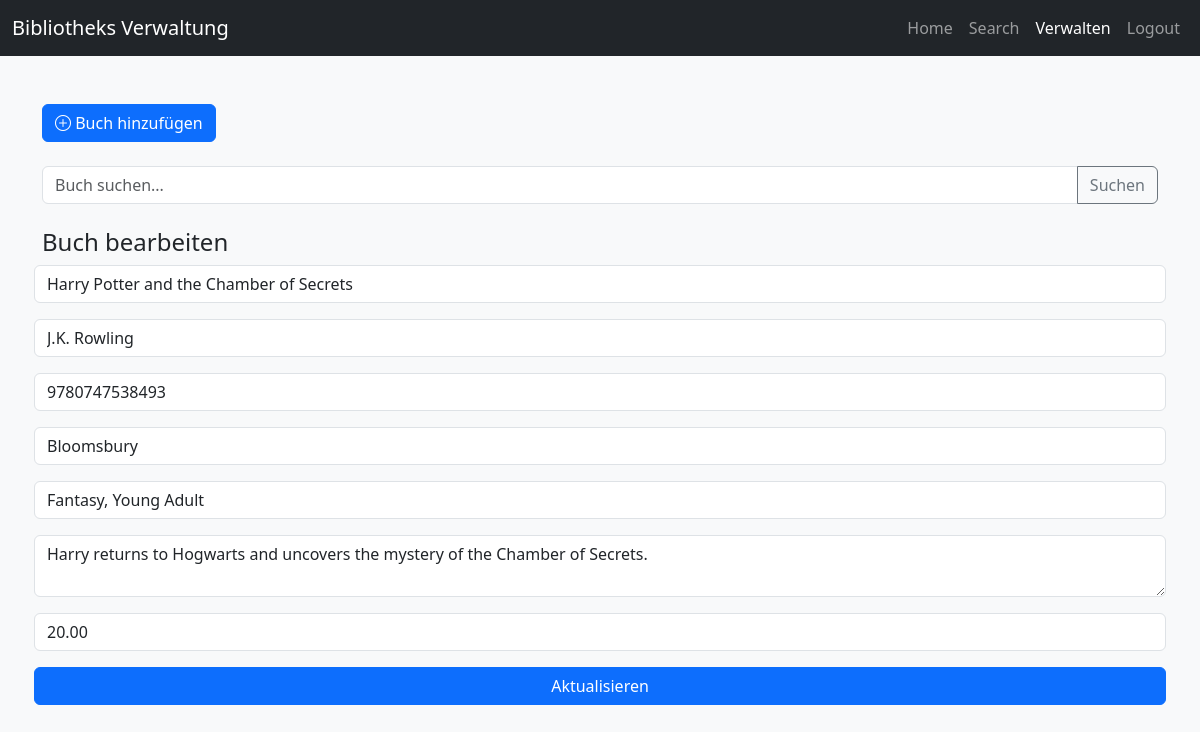
The page /dashboard.php?edit=6 (signed in) on the database its author committed.
### tables this page shows
CREATE TABLE `t_buecher` (
  `buchNr` int(11) NOT NULL,
  `ISBN` varchar(50) DEFAULT NULL,
  `Titel` varchar(255) DEFAULT NULL,
  `Author` varchar(100) NOT NULL,
  `Verlag` varchar(255) DEFAULT NULL,
  `Kategorie` varchar(100) DEFAULT NULL,
  `Beschreibung` varchar(500) DEFAULT NULL,
  `Anschaffungskosten` decimal(10,2) DEFAULT NULL,
  `ausleih` tinyint(1) NOT NULL
);

### dashboard.php (the view, shortened to what this page needs)
<?php
require 'content/datenbankverbindung.php';
$search_term = $_SESSION['search_term'] ?? '';
$editBook = null;
if (isset($_GET['edit'])) {
    $stmt = $pdo->prepare("SELECT * FROM t_buecher WHERE buchNr = ?");
    $stmt->execute([$_GET['edit']]);
    $editBook = $stmt->fetch();
}
?>
<!DOCTYPE html>
<html lang="de">
<head>
    <link href="https://cdn.jsdelivr.net/npm/bootstrap@5.3.2/dist/css/bootstrap.min.css" rel="stylesheet">
    <link href="https://cdn.jsdelivr.net/npm/bootstrap-icons@1.11.1/font/bootstrap-icons.css" rel="stylesheet">
</head>
<body class="bg-light">
<?php include 'content/navbar.php'; ?>
<div class="container py-5">
<div class="d-flex gap-2 mb-4">
    <a href="dashboard.php?action=add" class="btn btn-primary">
        <i class="bi bi-plus-circle"></i> Buch hinzufügen
    </a>
</div>
<form class="input-group mb-4">
    <input type="text" name="q" class="form-control" placeholder="Buch suchen..." value="<?= htmlspecialchars($search_term); ?>">
    <button class="btn btn-outline-secondary">Suchen</button>
</form>
<?php if ($editBook): ?>
<h4>Buch bearbeiten</h4>
<form method="post" class="row g-3">
    <input class="form-control" name="titel" value="<?= $editBook['Titel'] ?>" required>
    <input class="form-control" name="autor" value="<?= $editBook['Author'] ?>" required>
    <input class="form-control" name="isbn" value="<?= $editBook['ISBN'] ?>">
    <input class="form-control" name="verlag" value="<?= $editBook['Verlag'] ?>">
    <input class="form-control" name="kategorie" value="<?= $editBook['Kategorie'] ?>">
    <textarea class="form-control" name="beschreibung"><?= $editBook['Beschreibung'] ?></textarea>
    <input class="form-control" type="number" step="0.01" name="anschaffungskosten" value="<?= $editBook['Anschaffungskosten'] ?>">
    <button name="update" class="btn btn-primary">Aktualisieren</button>
</form>
<?php endif; ?>
</div>
</body>
</html>

### rows shown on the page
t_buecher: titel "Harry Potter and the Chamber of Secrets", autor "J.K. Rowling", isbn "9780747538493", verlag "Bloomsbury", kategorie "Fantasy, Young Adult", beschreibung "Harry returns to Hogwarts and uncovers the mystery of the Chamber of Secrets.", anschaffungskosten "20.00"
